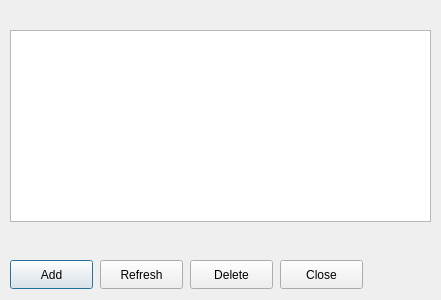
<?xml version="1.0" encoding="UTF-8"?>
<ui version="4.0">
 <class>DatabaseDialog</class>
 <widget class="QDialog" name="DatabaseDialog">
  <property name="geometry">
   <rect>
    <x>0</x>
    <y>0</y>
    <width>441</width>
    <height>300</height>
   </rect>
  </property>
  <property name="windowTitle">
   <string>Database</string>
  </property>
  <widget class="QPushButton" name="addButton">
   <property name="geometry">
    <rect>
     <x>10</x>
     <y>260</y>
     <width>83</width>
     <height>29</height>
    </rect>
   </property>
   <property name="text">
    <string>Add</string>
   </property>
  </widget>
  <widget class="QPushButton" name="exitButton">
   <property name="geometry">
    <rect>
     <x>280</x>
     <y>260</y>
     <width>83</width>
     <height>29</height>
    </rect>
   </property>
   <property name="text">
    <string>Close</string>
   </property>
  </widget>
  <widget class="QPushButton" name="refreshButton">
   <property name="geometry">
    <rect>
     <x>100</x>
     <y>260</y>
     <width>83</width>
     <height>29</height>
    </rect>
   </property>
   <property name="text">
    <string>Refresh</string>
   </property>
  </widget>
  <widget class="QTableWidget" name="tableWidget">
   <property name="geometry">
    <rect>
     <x>10</x>
     <y>30</y>
     <width>421</width>
     <height>192</height>
    </rect>
   </property>
  </widget>
  <widget class="QPushButton" name="deleteButton">
   <property name="geometry">
    <rect>
     <x>190</x>
     <y>260</y>
     <width>83</width>
     <height>29</height>
    </rect>
   </property>
   <property name="text">
    <string>Delete</string>
   </property>
  </widget>
 </widget>
 <resources/>
 <connections/>
</ui>
